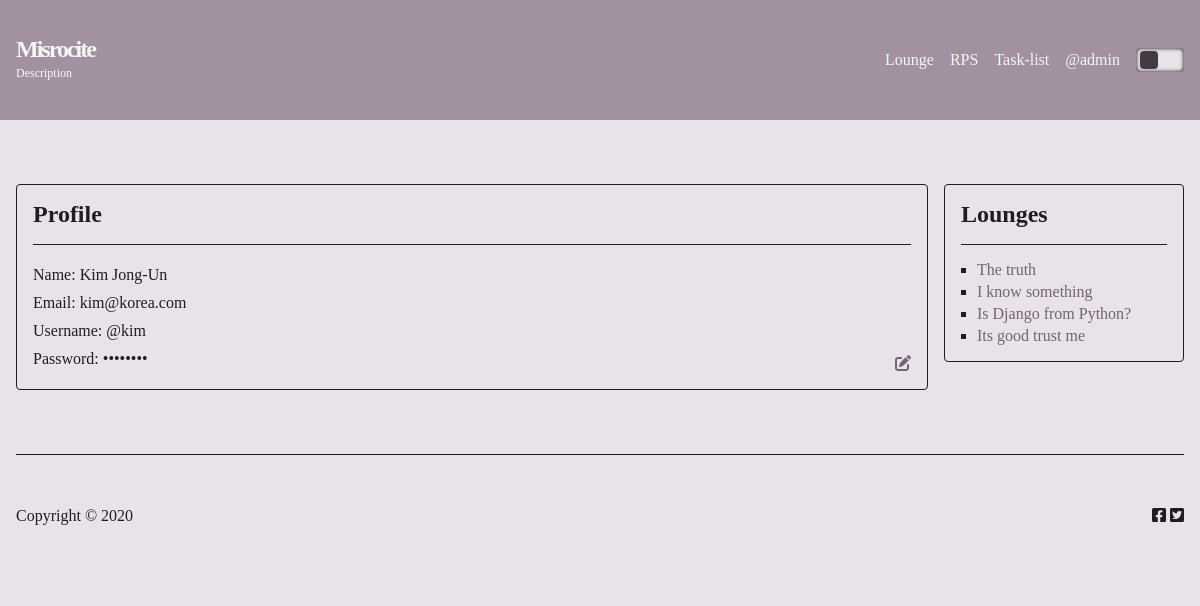
The app's page /profile/2/ (signed in) with its own data.
### base/models.py (models this page shows)
class Lounge(models.Model):
	host = models.ForeignKey(User, on_delete=models.SET_NULL, null=True)
	topic = models.ForeignKey(Topic, on_delete=models.SET_NULL, null=True)
	name = models.CharField(max_length=100)
	description = models.TextField(null=True, blank=True)
	participants = models.ManyToManyField(User, related_name='participants', blank=True)
	updated = models.DateTimeField(auto_now=True)
	created = models.DateTimeField(auto_now_add=True)
	class Meta(object):
		ordering = [
			'-updated',
			'-created',
		]
	def __str__(self):
		return self.name

### base/views.py (the view)
# urls.py: path('profile/<id>/', profile, name='profile'),
def profile(request, id):
	data = User.objects.get(id=id)
	lounges = data.lounge_set.all()
	msgs = data.message_set.all()
	param = {
		'data': data,
		'lounges': lounges,
		'msgs': msgs,
	}
	return render(request, 'base/profile.html', param)

### templates/base/profile.html
{% extends 'base.html' %}
{% block content %}
<section id="profile">
<div class="container">
	<div class="row">
		<div class="data-profile">
			<div class="wrap">
				<h2 class="text-title">Profile</h2>
				<div class="among-start">
				<div class="data-group">
				<p>Name:
					{% if data.first_name != '' %}
						{{ data.first_name }} {{ data.last_name }}
					{% else %}
						<a href="{% url 'profile_edit' data.id %}" class="link">Complete your profile!</a>
					{% endif %}
				</p>
				<p>Email:
					{% if data.email != '' %}
						{{ data.email }}
					{% else %}
						<a href="{% url 'profile_edit' data.id %}" class="link">Complete your profile!</a>
					{% endif %}
				</p>
				<p>Username: @{{ data.username }}</p>
				<p>Password: ••••••••</p>
				</div>
				<a href="{% url 'profile_edit' request.user.id %}" class="link">
					<i class="fas fa-edit"></i>
				</a>
				</div>
			</div>
		</div>
		<div class="data-lounge">
			<div class="wrap">
				<h2 class="text-title">Lounges</h2>
				<ul class="lounge-list">
				{% if lounges %}
				{% for each in lounges %}
				<li><a href="{% url 'lounge_details' each.id %}" class="link">{{ each }}</a></li>
				{% endfor %}
				{% else %}
				<p>No lounges available, <a href="{% url 'lounge_insert' %}" class="link">create one</a>.</p>
				{% endif %}
				</ul>
			</div>
		</div>
	</div>
</div>
</section>
{% endblock content %}

### templates/navbar.html (shortened to what this page needs)
<nav class="navbar">
	<div class="container">
		<div class="row">
			<div class="logo">
	            <div class="logo-group">
	            	<a href="/">
						<h2>Misrocite</h2>
	            	</a>
					<p class="smol">Description</p>
	            </div>
			</div>
			<div class="menu">
				<ul>
					<li><a href="{% url 'lounge' %}">Lounge</a></li>
					<li><a href="{% url 'rps' %}">RPS</a></li>
					<li><a href="{% url 'task' %}">Task-list</a></li>
					{% if request.user.is_authenticated %}
					<li class="dropdown">
						<a href="#">@{{ user.username }}</a>
					</li>
					{% else %}
					<li><a href="{% url 'auth' %}" class="login">Login</a></li>
					{% endif %}
				</ul>
				<div class="bar">
					<div class="circle"></div>
				</div>
			</div>
		</div>
	</div>
</nav>

### assets/css/style.css (style rules this page uses)
:root { --link-color: hsla(298deg, 8%, 42%, 1); --text-color: hsla(298deg, 8%, 12%, 1); --mute-color: hsla(298deg, 8%, 98%, 1); --background-color: hsla(298deg, 8%, 90%, 1); --primary-light-color: hsla(298deg, 8%, 60%, 1); --primary-normal-color: hsla(298deg, 8%, 42%, 1); --primary-dark-color: hsla(298deg, 8%, 25%, 1); --border-color: hsla(298deg, 8%, 83%, 1); --border-nox-color: hsla(298deg, 8%, 12%, 1); --tag-color: hsla(298deg, 8%, 82%, 1); --black: hsla(0deg, 0%, 0%, 1); --white: hsla(0deg, 0%, 96%, 1); --red: hsla(0deg, 20%, 42%, 1); --green: hsla(120deg, 20%, 42%, 1); --blue: hsla(210deg, 20%, 42%, 1); --yellow: hsla(72deg, 20%, 42%, 1); --header-size: 1.5rem; --normal-size: .em; --smol-size: .75em; }
*, *::before, *::after { margin: 0; padding: 0; box-sizing: border-box; }
p { font-size: var(--normal-size); line-height: 1.75; }
body { font-family: 'Ubuntu'; background-color: var(--background-color); color: var(--text-color); }
.row { display: flex; grid-gap: 1rem; }
.smol { font-size: var(--smol-size); color: var(--mute-color); }
a.link { color: var(--link-color); animation: blink 4200ms infinite; transition: all 300ms ease-in-out; text-decoration: none; }
.bar { width: 48px; height: 24px; background-color: var(--background-color); border-radius: .25rem; display: flex; align-items: center; position: relative; cursor: pointer; box-shadow: inset 0 0 .25rem var(--black); }
.circle { cursor: pointer; position: absolute; left: 4px; width: 18px; height: 18px; border-radius: .25rem; background-color: var(--primary-dark-color); transition: all 300ms ease-in-out; }
.navbar { position: relative; z-index: 19; }
.navbar .container { background-color: var(--primary-light-color); }
.navbar, .navbar a, .menu-mobile a { color: var(--white); }
.navbar a, .menu-mobile a { text-decoration: none; transition: all 300ms ease-in-out; }
.navbar .container .row { padding: .625rem 1rem; margin: auto; max-width: 1280px; width: 100%; height: 120px; justify-content: space-between; align-items: center; }
.jumbotron h1, .navbar .logo-group h2 { letter-spacing: -2px; }
.navbar .logo { display: flex; align-items: center; justify-content: center; grid-gap: 1rem; }
.navbar .menu { display: flex; grid-gap: 1rem; align-items: center; }
.navbar .menu ul { display: flex; grid-gap: 1rem; }
.navbar .menu ul li { list-style-type: none; }
.navbar .menu ul li.dropdown { position: relative; }
section { margin: auto; max-width: 1280px; width: 100%; padding: 4rem 1rem; }
.among-start { display: flex; justify-content: space-between; align-items: flex-end; }
.text-title { position: relative; border-bottom: 1px solid var(--border-nox-color); padding-bottom: 1rem; }
#profile p { word-break: break-all; }
#profile .container .row { justify-content: space-between; align-items: flex-start; }
#profile .wrap { padding: 1rem; border: 1px solid var(--border-nox-color); border-radius: .25rem; }
#profile .data-profile { flex-grow: 1; }
#profile .data-lounge { flex-basis: 240px; flex-grow: 0; flex-shrink: 0; }
#profile .text-title { margin-bottom: 1rem; }
#profile ul.lounge-list { display: flex; grid-gap: .25rem; flex-direction: column; }
#profile ul.lounge-list li { list-style-type: square; margin-left: 1rem; }

### records on screen
Lounge: name "The truth"
Lounge: name "I know something"
Lounge: name "Is Django from Python?"
Lounge: name "Its good trust me"

### other values on screen
{{ user.username }} "admin"
{{ data.first_name }} "Kim"
{{ data.last_name }} "Jong-Un"
{{ data.email }} "kim@korea.com"
{{ data.username }} "kim"
